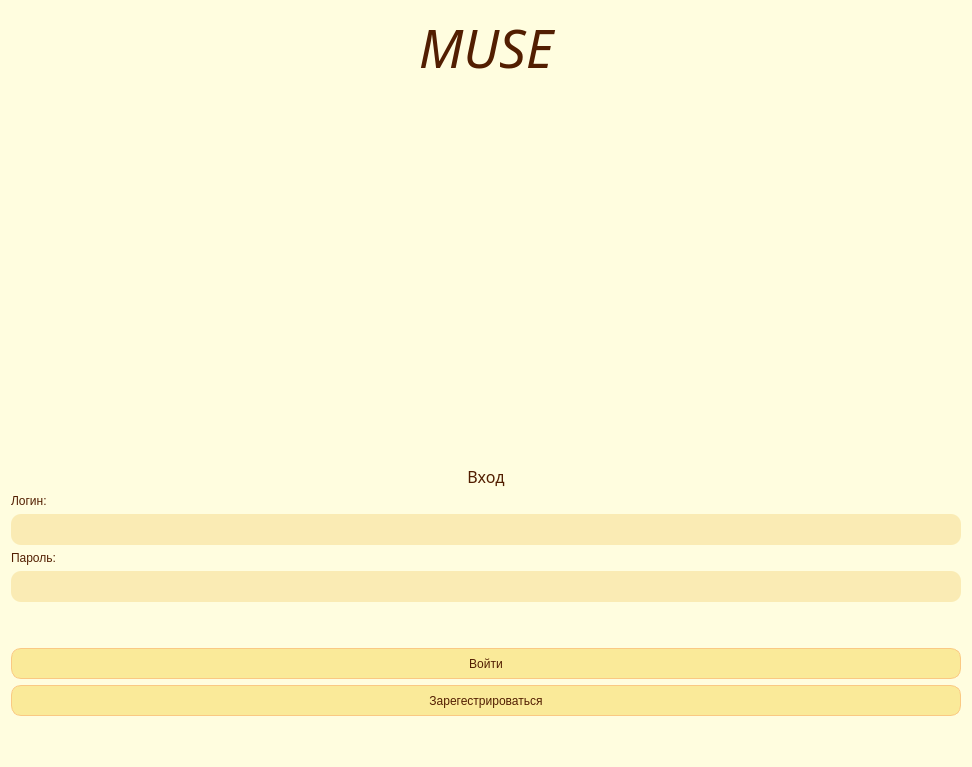
<?xml version="1.0" encoding="UTF-8"?>
<ui version="4.0">
 <class>LoginScreen</class>
 <widget class="QWidget" name="LoginScreen">
  <property name="windowModality">
   <enum>Qt::WindowModal</enum>
  </property>
  <property name="geometry">
   <rect>
    <x>0</x>
    <y>0</y>
    <width>972</width>
    <height>767</height>
   </rect>
  </property>
  <property name="sizePolicy">
   <sizepolicy hsizetype="Preferred" vsizetype="Preferred">
    <horstretch>0</horstretch>
    <verstretch>0</verstretch>
   </sizepolicy>
  </property>
  <property name="maximumSize">
   <size>
    <width>1667777</width>
    <height>1667777</height>
   </size>
  </property>
  <property name="acceptDrops">
   <bool>false</bool>
  </property>
  <property name="windowTitle">
   <string>Вход</string>
  </property>
  <property name="windowIcon">
   <iconset>
    <normaloff>icon.png</normaloff>icon.png</iconset>
  </property>
  <property name="styleSheet">
   <string notr="true">background-color: rgb(255, 253, 223);</string>
  </property>
  <layout class="QVBoxLayout" name="verticalLayout">
   <item>
    <layout class="QVBoxLayout" name="enterLayout">
     <item>
      <layout class="QHBoxLayout" name="horizontalLayout_4">
       <item>
        <spacer name="horizontalSpacer_9">
         <property name="orientation">
          <enum>Qt::Horizontal</enum>
         </property>
         <property name="sizeType">
          <enum>QSizePolicy::Preferred</enum>
         </property>
         <property name="sizeHint" stdset="0">
          <size>
           <width>100</width>
           <height>20</height>
          </size>
         </property>
        </spacer>
       </item>
       <item>
        <widget class="QLabel" name="enterLabel_3">
         <property name="sizePolicy">
          <sizepolicy hsizetype="Fixed" vsizetype="Fixed">
           <horstretch>0</horstretch>
           <verstretch>0</verstretch>
          </sizepolicy>
         </property>
         <property name="minimumSize">
          <size>
           <width>190</width>
           <height>0</height>
          </size>
         </property>
         <property name="font">
          <font>
           <family>Arial Black</family>
           <pointsize>40</pointsize>
           <weight>10</weight>
           <italic>true</italic>
           <bold>false</bold>
          </font>
         </property>
         <property name="styleSheet">
          <string notr="true">QLabel {
	font: 87 italic 40pt &quot;Arial Black&quot;;
	color: rgb(82, 30, 1);
}</string>
         </property>
         <property name="text">
          <string>MUSE</string>
         </property>
         <property name="alignment">
          <set>Qt::AlignCenter</set>
         </property>
         <property name="margin">
          <number>0</number>
         </property>
        </widget>
       </item>
       <item>
        <spacer name="horizontalSpacer_10">
         <property name="orientation">
          <enum>Qt::Horizontal</enum>
         </property>
         <property name="sizeType">
          <enum>QSizePolicy::Preferred</enum>
         </property>
         <property name="sizeHint" stdset="0">
          <size>
           <width>100</width>
           <height>20</height>
          </size>
         </property>
        </spacer>
       </item>
      </layout>
     </item>
     <item>
      <spacer name="verticalSpacer_2">
       <property name="orientation">
        <enum>Qt::Vertical</enum>
       </property>
       <property name="sizeHint" stdset="0">
        <size>
         <width>20</width>
         <height>40</height>
        </size>
       </property>
      </spacer>
     </item>
     <item>
      <layout class="QHBoxLayout" name="horizontalLayout_2">
       <item>
        <spacer name="horizontalSpacer_5">
         <property name="orientation">
          <enum>Qt::Horizontal</enum>
         </property>
         <property name="sizeType">
          <enum>QSizePolicy::MinimumExpanding</enum>
         </property>
         <property name="sizeHint" stdset="0">
          <size>
           <width>100</width>
           <height>20</height>
          </size>
         </property>
        </spacer>
       </item>
       <item>
        <widget class="QLabel" name="appIcon">
         <property name="text">
          <string/>
         </property>
         <property name="pixmap">
          <pixmap>C:/Users/Telegrammer/Downloads/icon.png</pixmap>
         </property>
        </widget>
       </item>
       <item>
        <spacer name="horizontalSpacer_6">
         <property name="orientation">
          <enum>Qt::Horizontal</enum>
         </property>
         <property name="sizeType">
          <enum>QSizePolicy::MinimumExpanding</enum>
         </property>
         <property name="sizeHint" stdset="0">
          <size>
           <width>100</width>
           <height>20</height>
          </size>
         </property>
        </spacer>
       </item>
      </layout>
     </item>
     <item>
      <layout class="QHBoxLayout" name="horizontalLayout">
       <item>
        <spacer name="horizontalSpacer_2">
         <property name="orientation">
          <enum>Qt::Horizontal</enum>
         </property>
         <property name="sizeType">
          <enum>QSizePolicy::Preferred</enum>
         </property>
         <property name="sizeHint" stdset="0">
          <size>
           <width>100</width>
           <height>20</height>
          </size>
         </property>
        </spacer>
       </item>
       <item>
        <widget class="QLabel" name="enterLabel">
         <property name="sizePolicy">
          <sizepolicy hsizetype="Fixed" vsizetype="Fixed">
           <horstretch>0</horstretch>
           <verstretch>0</verstretch>
          </sizepolicy>
         </property>
         <property name="font">
          <font>
           <family>Arial Black</family>
           <pointsize>12</pointsize>
           <weight>10</weight>
           <italic>false</italic>
           <bold>false</bold>
          </font>
         </property>
         <property name="styleSheet">
          <string notr="true">QLabel {
	font: 87 12pt &quot;Arial Black&quot;;
	color: rgb(82, 30, 1);
}</string>
         </property>
         <property name="text">
          <string>Вход</string>
         </property>
         <property name="alignment">
          <set>Qt::AlignCenter</set>
         </property>
         <property name="margin">
          <number>0</number>
         </property>
        </widget>
       </item>
       <item>
        <spacer name="horizontalSpacer_3">
         <property name="orientation">
          <enum>Qt::Horizontal</enum>
         </property>
         <property name="sizeType">
          <enum>QSizePolicy::Preferred</enum>
         </property>
         <property name="sizeHint" stdset="0">
          <size>
           <width>100</width>
           <height>20</height>
          </size>
         </property>
        </spacer>
       </item>
      </layout>
     </item>
     <item>
      <widget class="QLabel" name="loginLabel">
       <property name="sizePolicy">
        <sizepolicy hsizetype="Fixed" vsizetype="Fixed">
         <horstretch>0</horstretch>
         <verstretch>0</verstretch>
        </sizepolicy>
       </property>
       <property name="styleSheet">
        <string notr="true">QLabel {
	font: 87 8pt &quot;Arial Black&quot;;
	color: rgb(82, 30, 1);
}</string>
       </property>
       <property name="text">
        <string>Логин:</string>
       </property>
      </widget>
     </item>
     <item>
      <widget class="QLineEdit" name="loginLineEdit">
       <property name="minimumSize">
        <size>
         <width>0</width>
         <height>31</height>
        </size>
       </property>
       <property name="maximumSize">
        <size>
         <width>16777215</width>
         <height>31</height>
        </size>
       </property>
       <property name="styleSheet">
        <string notr="true">QLineEdit {
	
	font: 8pt &quot;Arial&quot;;
	padding-left: 10px;
	padding-right: 10px;
	background-color: rgb(250, 235, 180);
	border-radius: 10px;
}

QLineEdit:focus {
  border: 2px solid rgb(250, 201, 131);
}</string>
       </property>
      </widget>
     </item>
     <item>
      <widget class="QLabel" name="passwordLabel">
       <property name="styleSheet">
        <string notr="true">QLabel {
	font: 87 8pt &quot;Arial Black&quot;;
	color: rgb(82, 30, 1);
}</string>
       </property>
       <property name="text">
        <string>Пароль:</string>
       </property>
      </widget>
     </item>
     <item>
      <widget class="QLineEdit" name="passwordLineEdit">
       <property name="minimumSize">
        <size>
         <width>0</width>
         <height>31</height>
        </size>
       </property>
       <property name="maximumSize">
        <size>
         <width>16777215</width>
         <height>31</height>
        </size>
       </property>
       <property name="styleSheet">
        <string notr="true">QLineEdit {
	
	font: 8pt &quot;Arial&quot;;
	padding-left: 10px;
	padding-right: 10px;
	background-color: rgb(250, 235, 180);
	border-radius: 10px;
}

QLineEdit:focus {
  border: 2px solid rgb(250, 201, 131);
}</string>
       </property>
       <property name="echoMode">
        <enum>QLineEdit::Password</enum>
       </property>
      </widget>
     </item>
     <item>
      <spacer name="verticalSpacer_3">
       <property name="orientation">
        <enum>Qt::Vertical</enum>
       </property>
       <property name="sizeType">
        <enum>QSizePolicy::Fixed</enum>
       </property>
       <property name="sizeHint" stdset="0">
        <size>
         <width>20</width>
         <height>40</height>
        </size>
       </property>
      </spacer>
     </item>
     <item>
      <widget class="QPushButton" name="logInButton">
       <property name="sizePolicy">
        <sizepolicy hsizetype="MinimumExpanding" vsizetype="Fixed">
         <horstretch>0</horstretch>
         <verstretch>0</verstretch>
        </sizepolicy>
       </property>
       <property name="minimumSize">
        <size>
         <width>100</width>
         <height>31</height>
        </size>
       </property>
       <property name="maximumSize">
        <size>
         <width>16777215</width>
         <height>31</height>
        </size>
       </property>
       <property name="styleSheet">
        <string notr="true">QWidget {
	background-color: rgb(250, 234, 153);
	border: 1px solid rgb(250, 201, 131);
	border-radius: 10px;
	text-align: center;
}

QAbstractButton {
	
	font: 87 8pt &quot;Arial Black&quot;;
	color: rgb(82, 30, 1);
}
QPushButton:hover:!pressed {
  border: 2px solid rgb(250, 201, 131);
}</string>
       </property>
       <property name="text">
        <string>Войти</string>
       </property>
       <property name="shortcut">
        <string>Ctrl+S</string>
       </property>
      </widget>
     </item>
     <item>
      <widget class="QPushButton" name="signInButton">
       <property name="sizePolicy">
        <sizepolicy hsizetype="MinimumExpanding" vsizetype="Fixed">
         <horstretch>0</horstretch>
         <verstretch>0</verstretch>
        </sizepolicy>
       </property>
       <property name="minimumSize">
        <size>
         <width>100</width>
         <height>31</height>
        </size>
       </property>
       <property name="maximumSize">
        <size>
         <width>16777215</width>
         <height>31</height>
        </size>
       </property>
       <property name="styleSheet">
        <string notr="true">QWidget {
	background-color: rgb(250, 234, 153);
	border: 1px solid rgb(250, 201, 131);
	border-radius: 10px;
	text-align: center;
}

QAbstractButton {
	font: 87 8pt &quot;Arial Black&quot;;
	color: rgb(82, 30, 1);
}
QPushButton:hover:!pressed {
  border: 2px solid rgb(250, 201, 131);
}</string>
       </property>
       <property name="text">
        <string>Зарегестрироваться</string>
       </property>
      </widget>
     </item>
     <item>
      <spacer name="verticalSpacer">
       <property name="orientation">
        <enum>Qt::Vertical</enum>
       </property>
       <property name="sizeType">
        <enum>QSizePolicy::Preferred</enum>
       </property>
       <property name="sizeHint" stdset="0">
        <size>
         <width>20</width>
         <height>40</height>
        </size>
       </property>
      </spacer>
     </item>
    </layout>
   </item>
  </layout>
 </widget>
 <resources/>
 <connections/>
</ui>
